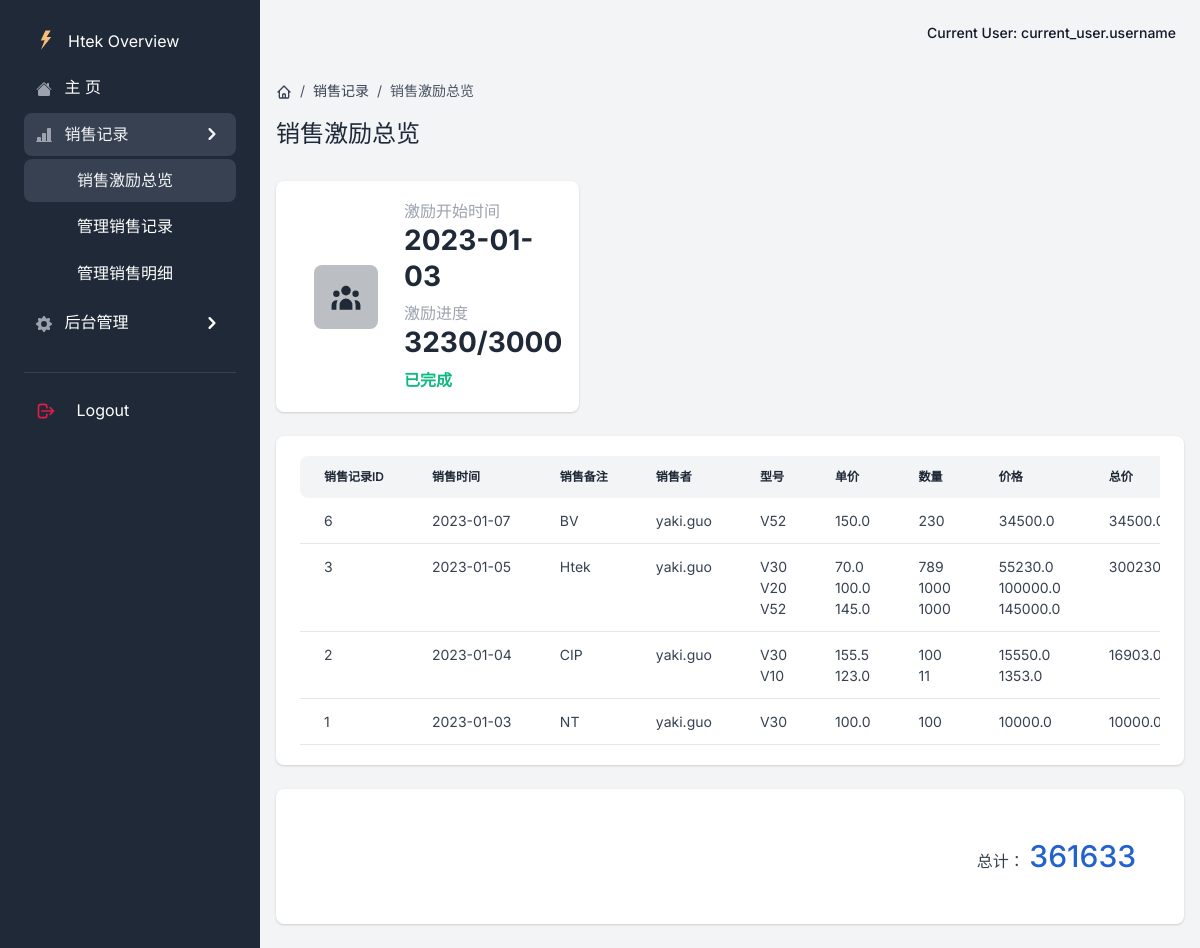
Page /all_record on the earlier database version.
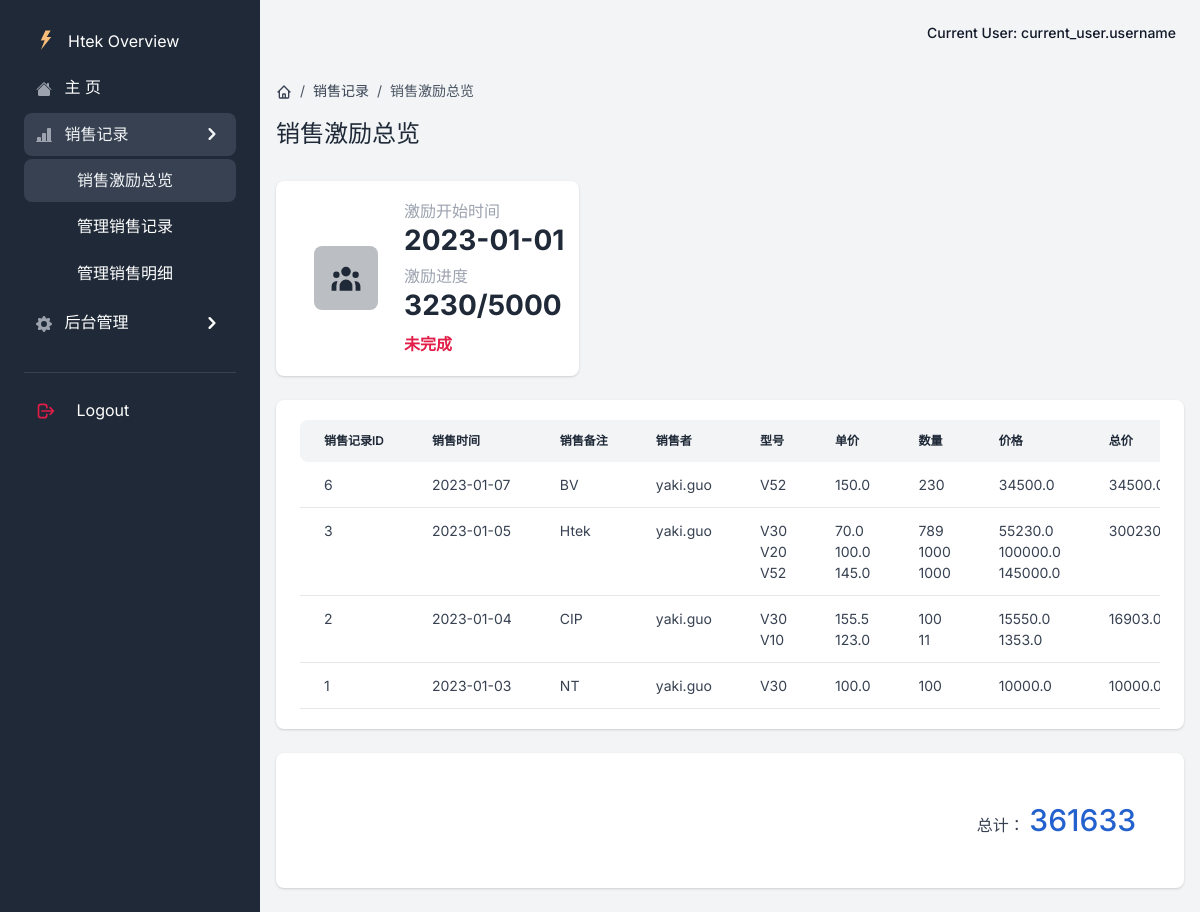
Same page on the later database version.
### app/models.py (models this page shows)
class Global(db.Model):  # 全局配置表
    __tablename__ = 'Global'
    id = db.Column(db.Integer, primary_key=True, autoincrement=True)
    key = db.Column(db.String(64), unique=True, nullable=False)
    value = db.Column(db.String(64), nullable=False)

### app/excitation/views.py (the view, shortened to what this page needs)
class ExcitationView(MethodView):
    def get(self):
        global_settings = DataBaseUtils.get_global_settings()
        data = DataBaseUtils.query_all_record('yaki.guo', start_time=global_settings['start_time'])
        setting = {"settings": global_settings, "number_limit": 0}
        setting["settings"]["start_number"] = int(setting["settings"]["start_number"])
        for d in data:
            setting['number_limit'] += data[d]['all_number']
        return render_template('excitation/all_record.html', segment='excitation_all', data=data, setting=setting)

### app/__init__.py (called while the page is built)
@login_manager.request_loader
def request_loader(request):
    username = request.form.get('username')
    user = {'name': 'yaki', 'f': 'request_loder'}
    return user if user else None

def configure_database(app):
    @app.before_first_request
    def initialize_database():
        try:
            db.create_all()
        except Exception as e:
            print('> Error: DBMS Exception: ' + str(e))
            basedir = os.path.abspath(os.path.dirname(__file__))
            app.config['SQLALCHEMY_DATABASE_URI'] = SQLALCHEMY_DATABASE_URI = 'sqlite:///../DataBase/db.sqlite3'
            print('> Fallback to SQLite ')
            db.create_all()
    @app.teardown_request
    def shutdown_session(exception=None):
        db.session.remove()

### app/models.py (called while the page is built)
    @staticmethod
    def get_global_settings():
        settings = Global.query.all()
        setting = {}
        for s in settings:
            setting[s.key] = s.value
        return setting

    @staticmethod
    def datepicker_2_datetime(picker: str):
        time = picker.split('-')
        return datetime.date(year=int(time[0]), month=int(time[1]), day=int(time[2]))

### app/templates/excitation/all_record.html (shortened to what the changed rows need)
{% extends "base/base.html" %}
{% block content %}
  <div class="py-4">
      <div class="d-flex justify-content-between w-100 flex-wrap">
          <div class="mb-3 mb-lg-0">
              <h1 class="h4">销售激励总览</h1>
          </div>
      </div>
  </div>
  <div class="col-12 col-sm-6 col-xl-4 mb-4">
    <div class="card border-0 shadow">
        <div class="card-body">
            <div class="row d-block d-xl-flex align-items-center">
                <div class="col-12 col-xl-7 px-xl-0">
                    <div class="d-none d-sm-block">
                        <h2 class="h6 text-gray-400 mb-0">激励开始时间</h2>
                        <h3 class="fw-extrabold mb-2">{{setting['settings']['start_time']}}</h3>
                    </div>
                    <div class="d-none d-sm-block">
                        <h2 class="h6 text-gray-400 mb-0">激励进度</h2>
                        <h3 class="fw-extrabold mb-2">{{setting['number_limit']}}/{{setting['settings']['start_number']}}</h3>
                        {% if setting['number_limit'] >= setting['settings']['start_number'] %}
                        <span class="text-success fw-bolder">已完成</span>
                        {% else %}
                        <span class="text-danger fw-bolder">未完成</span>
                        {% endif %}
                    </div>
                </div>
            </div>
        </div>
    </div>
  </div>
  <div class="card border-0 shadow mb-4">
      <div class="card-body">
          <div class="table-responsive">
              <table class="table table-centered table-nowrap mb-0 rounded" id="all_record">
                  <thead class="thead-light">
                      <tr>
                          <th class="border-0 rounded-start">销售记录ID</th>
                          <th class="border-0">销售时间</th>
                          <th class="border-0">销售备注</th>
                          <th class="border-0">销售者</th>
                          <th class="border-0">型号</th>
                          <th class="border-0">单价</th>
                          <th class="border-0">数量</th>
                          <th class="border-0">价格</th>
                          <th class="border-0 rounded-end">总价</th>
                      </tr>
                  </thead>
              </table>
          </div>
      </div>
  </div>
{% endblock content %}

Differences in the rows shown:
changed Global: settings.start_time "2023-01-03" → "2023-01-01"
Other differences:
{{ setting['settings']['start_number'] }}: "3000" → "5000"
text no longer shown: "已完成"
text now shown: "未完成"
